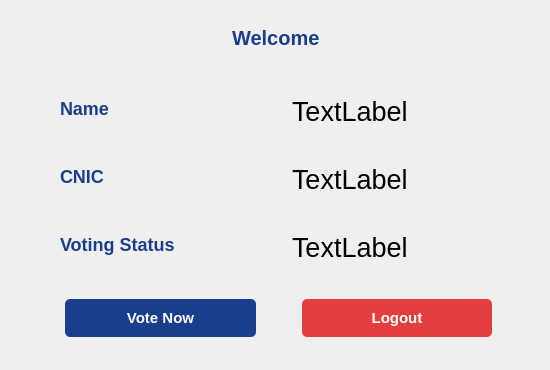
<?xml version="1.0" encoding="UTF-8"?>
<ui version="4.0">
 <class>Login</class>
 <widget class="QDialog" name="Login">
  <property name="geometry">
   <rect>
    <x>0</x>
    <y>0</y>
    <width>550</width>
    <height>370</height>
   </rect>
  </property>
  <property name="font">
   <font>
    <pointsize>20</pointsize>
   </font>
  </property>
  <property name="windowTitle">
   <string>Dialog</string>
  </property>
  <layout class="QHBoxLayout" name="horizontalLayout_2">
   <item>
    <layout class="QGridLayout" name="gridLayout">
     <property name="leftMargin">
      <number>44</number>
     </property>
     <property name="topMargin">
      <number>1</number>
     </property>
     <property name="rightMargin">
      <number>37</number>
     </property>
     <property name="bottomMargin">
      <number>7</number>
     </property>
     <property name="horizontalSpacing">
      <number>26</number>
     </property>
     <item row="5" column="0">
      <widget class="QPushButton" name="Votenow_btn">
       <property name="baseSize">
        <size>
         <width>8</width>
         <height>0</height>
        </size>
       </property>
       <property name="font">
        <font>
         <pointsize>11</pointsize>
         <bold>true</bold>
        </font>
       </property>
       <property name="styleSheet">
        <string notr="true">/* Normal + hover + pressed directly together */
#Votenow_btn {
    background-color: #1a3e8c;   /* Blue */
    color: white;
    border: none;
    border-radius: 5px;
    padding: 10px 20px;
    margin: 15px 10px;
    min-width: 100px;
}

/* Hover effect */
#Votenow_btn:hover {
    background-color: #303f9f;   /* Darker blue on hover */
    color: white;
}

/* Pressed effect */
#Votenow_btn:pressed {
    background-color: #0d47a1;   /* Even darker blue when pressed */
}
</string>
       </property>
       <property name="text">
        <string>Vote Now</string>
       </property>
      </widget>
     </item>
     <item row="3" column="0">
      <widget class="QLabel" name="Cnic">
       <property name="styleSheet">
        <string notr="true">   font-size: 18px;
    font-weight: 600;
    color: rgb(26, 62, 140);
    margin-bottom: 5px;</string>
       </property>
       <property name="text">
        <string>CNIC</string>
       </property>
      </widget>
     </item>
     <item row="2" column="0">
      <widget class="QLabel" name="Name">
       <property name="styleSheet">
        <string notr="true">   font-size: 18px;
    font-weight: 600;
    color: rgb(26, 62, 140);
    margin-bottom: 5px;</string>
       </property>
       <property name="text">
        <string>Name</string>
       </property>
      </widget>
     </item>
     <item row="4" column="0">
      <widget class="QLabel" name="Votestatus">
       <property name="styleSheet">
        <string notr="true">   font-size: 18px;
    font-weight: 600;
    color: rgb(26, 62, 140);
    margin-bottom: 5px;</string>
       </property>
       <property name="text">
        <string>Voting Status</string>
       </property>
      </widget>
     </item>
     <item row="5" column="1">
      <widget class="QPushButton" name="Logout_btn">
       <property name="font">
        <font>
         <pointsize>11</pointsize>
         <bold>true</bold>
        </font>
       </property>
       <property name="styleSheet">
        <string notr="true">#Logout_btn {
    background-color: rgb(229, 62, 62);  /* Bright red */
    color: white;
    border: none;
    border-radius: 5px;
    padding: 10px 20px;
    margin: 15px 10px;
    min-width: 100px;
}

/* Hover effect (slightly darker red) */
#Logout_btn:hover {
    background-color: #c53030;  /* Darker red on hover */
    color: white;
}

/* Optional: Pressed effect (even darker) */
#Logout_btn:pressed {
    background-color: #9b2c2c;
}
</string>
       </property>
       <property name="text">
        <string>Logout</string>
       </property>
      </widget>
     </item>
     <item row="0" column="0" colspan="2">
      <widget class="QLabel" name="Title">
       <property name="styleSheet">
        <string notr="true"> font-size: 20px;
    font-weight: bold;
    color: #1a3e8c;
    margin-bottom: 10px;</string>
       </property>
       <property name="text">
        <string>Welcome </string>
       </property>
       <property name="alignment">
        <set>Qt::AlignmentFlag::AlignCenter</set>
       </property>
      </widget>
     </item>
     <item row="2" column="1">
      <widget class="QLabel" name="namelabel">
       <property name="text">
        <string>TextLabel</string>
       </property>
      </widget>
     </item>
     <item row="3" column="1">
      <widget class="QLabel" name="cniclabel">
       <property name="text">
        <string>TextLabel</string>
       </property>
      </widget>
     </item>
     <item row="4" column="1">
      <widget class="QLabel" name="statuslabel">
       <property name="text">
        <string>TextLabel</string>
       </property>
      </widget>
     </item>
    </layout>
   </item>
  </layout>
 </widget>
 <resources/>
 <connections/>
</ui>
